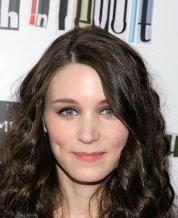
#> input picture data/celeba2.jpg, 178 x 218 px, found by its file name
$ python multi_domain.py
#> lines starting #> are read from the running program, lines starting #| are printed output that depends on the picture
import numpy as np
import torch
import matplotlib.pyplot as plt
from PIL import Image

def load_image(path, size=224):
#> called with size = 224
    img = Image.open(path).convert("RGB").resize((size, size))
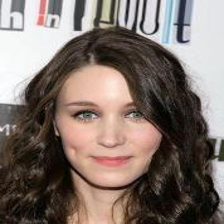
#> img: PIL image 224x224 RGB; mean R, G, B 127.8, 114.2, 107.4
    return np.array(img) / 255.0

def fft_log_magnitude(rgb):
    """Compute the log-magnitude FFT spectrum, averaged across channels."""
    gray = rgb.mean(axis=-1)
    f = np.fft.fft2(gray)
    f_shifted = np.fft.fftshift(f)
    log_mag = np.log1p(np.abs(f_shifted))
    return log_mag

def differentiable_lbp(rgb):
    """
    Mirror your model's LBP computation. The standard approach:
    convert to grayscale, then for each pixel compare to its 3x3 local average.
    Replace this with whatever your model.py actually does.
    """
    gray = rgb.mean(axis=-1)
    # Local average via 3x3 mean filter
    from scipy.ndimage import uniform_filter
    local_avg = uniform_filter(gray, size=3)
    lbp = (gray > local_avg).astype(np.float32)
    return lbp

real_img = load_image("D:/sweet/binary_deepfake_detection/data/celeba2.jpg")
fake_img = load_image("D:/sweet/binary_deepfake_detection/data/stylegan_celeba2.png")
#> call 2 of load_image, with size = 224
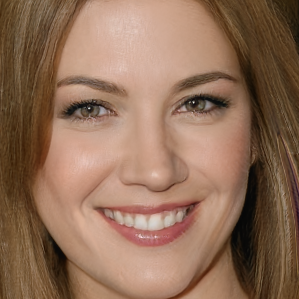
#> input picture data/stylegan_celeba2.png, 299 x 299 px, found by its file name

fig, axes = plt.subplots(2, 3, figsize=(12, 8))
for row, (img, label) in enumerate([(real_img, "Real"), (fake_img, "Fake")]):
    axes[row, 0].imshow(img)
    axes[row, 0].set_title(f"{label} — RGB", fontweight="bold")
    axes[row, 1].imshow(fft_log_magnitude(img), cmap="viridis")
    axes[row, 1].set_title(f"{label} — FFT log-magnitude", fontweight="bold")
    axes[row, 2].imshow(differentiable_lbp(img), cmap="gray")
    axes[row, 2].set_title(f"{label} — LBP map", fontweight="bold")
    for ax in axes[row]:
        ax.axis("off")
#> this loop made 2 passes
#> (row, label) on passes 1 to 2: (0, 'Real'), (1, 'Fake')
#> pass 1, in fft_log_magnitude, `gray = rgb.mean(axis=-1)`:
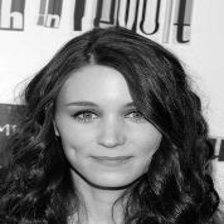
#> gray: shape (224, 224) float64; min 0, max 1, mean 0.457
#> pass 1, in fft_log_magnitude, `log_mag = np.log1p(np.abs(f_shifted))`:
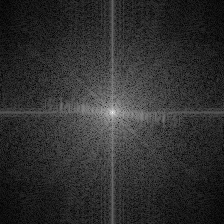
#> log_mag: shape (224, 224) float64; min 0.0176, max 10.04, mean 1.88; drawn with min black and max white
#> pass 1, in differentiable_lbp, `local_avg = uniform_filter(gray, size=3)`:
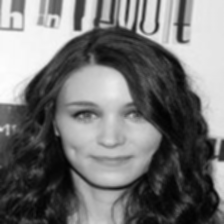
#> local_avg: shape (224, 224) float64; min 0.0113, max 0.995, mean 0.457
#> pass 1, in differentiable_lbp, `lbp = (gray > local_avg).astype(np.float32)`:
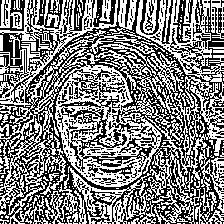
#> lbp: shape (224, 224) float32; values 0 (black) and 1 (white), 50.5% white; black in thin lines or dots

plt.tight_layout()
plt.savefig("fig_multi_domain_input.png", dpi=300)
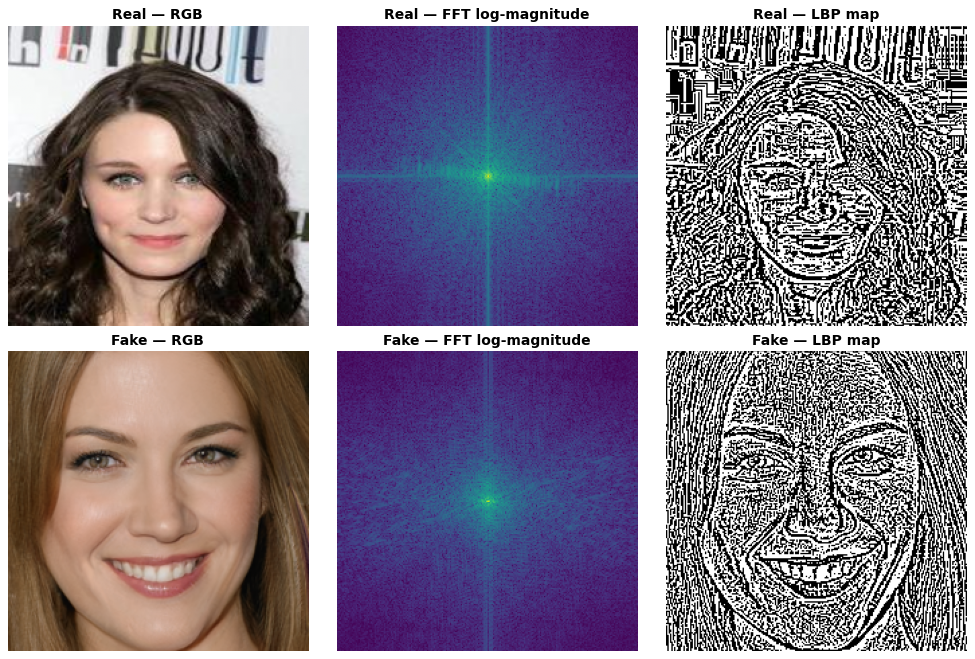
#> figure drawn by matplotlib, 6 panels
